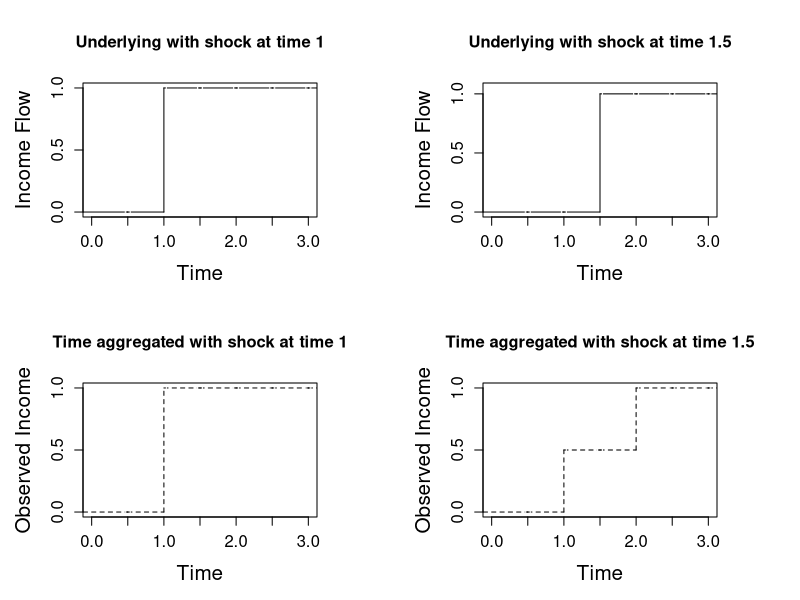
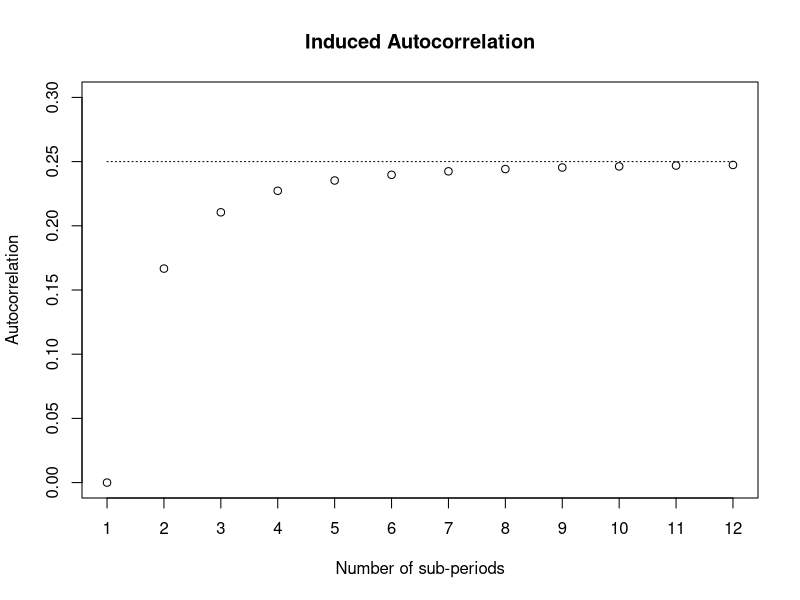
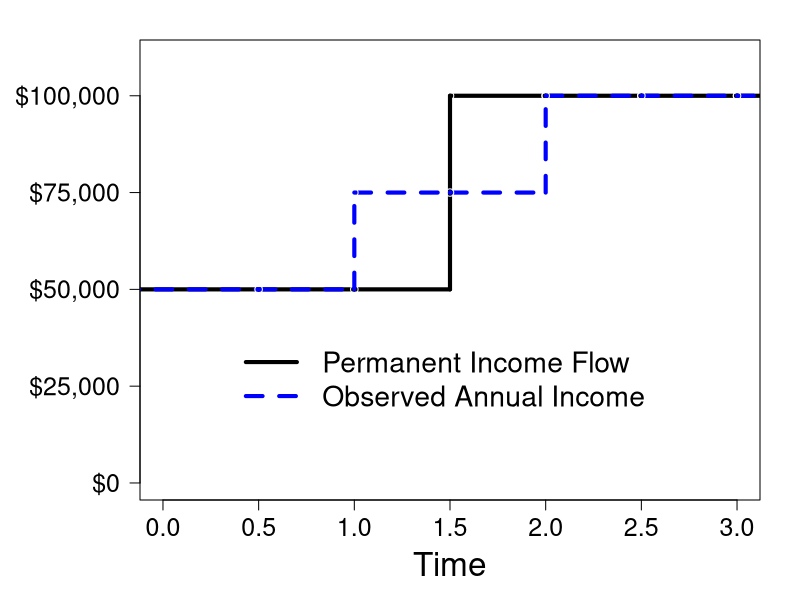

The R source for these figures, in order:
#########################################################################################
# Graphs to show how time aggregation can result in positive autocorrelation
# Figure 1 (last graph produced) is the one that appears in the paper
#########################################################################################

library(ggplot2)
library(gridExtra)

figures_dir = "../Figures/"


N_sub =2
N_period =3
N_subperiods =N_sub*N_period
time = (1:(N_subperiods))/N_sub
#shocks = rnorm(N_subperiods,0,1)
shocks = c(0,0,1,0,0,0)
underlying = cumsum(shocks)
time_agg = underlying*0.0
for (T in 1:N_period){
  t = (T-1)*N_sub+1
  time_agg[t:(t+N_sub-1)]=mean(underlying[t:(t+N_sub-1)])
}



time_agg_func=stepfun(time[1:(N_subperiods-1)], time_agg)
underlying_func=stepfun(time[1:(N_subperiods-1)], underlying)

#dev.new()
pdf(paste(figures_dir, "TimeAggExample.pdf",sep=""))
par(mar=c(5,5,5,5), mfcol=c(2,2),cex.axis=1.2,cex.lab=1.5)
plot(underlying_func, time, xlim= c(0,N_period),ylim=c(0,1),col="black",lty="solid", col.points=FALSE, verticals=TRUE,xlab="Time",ylab="Income Flow",main="Underlying with shock at time 1",yaxt = "n")
axis(side = 2, at = c(0.0,0.5,1.0))
plot(time_agg_func, time, xlim= c(0,N_period),ylim=c(0,1),col="black",lty="dashed", col.points=FALSE, verticals=TRUE,xlab="Time",ylab="Observed Income",main="Time aggregated with shock at time 1",yaxt = "n")
axis(side = 2, at = c(0.0,0.5,1.0))

shocks = c(0,0,0,1,0,0)
underlying = cumsum(shocks)
time_agg = underlying*0.0
for (T in 1:N_period){
  t = (T-1)*N_sub+1
  time_agg[t:(t+N_sub-1)]=mean(underlying[t:(t+N_sub-1)])
}

time_agg_func=stepfun(time[1:(N_subperiods-1)], time_agg)
underlying_func=stepfun(time[1:(N_subperiods-1)], underlying)


plot(underlying_func, time, xlim= c(0,N_period),ylim=c(0,1.05),col="black",lty="solid", col.points=FALSE, verticals=TRUE,xlab="Time",ylab="Income Flow",main="Underlying with shock at time 1.5",yaxt = "n")
axis(side = 2, at = c(0.0,0.5,1.0))
plot(time_agg_func, time, xlim= c(0,N_period),ylim=c(0,1),col="black",lty="dashed", col.points=FALSE, verticals=TRUE,xlab="Time",ylab="Observed Income",main="Time aggregated with shock at time 1.5",yaxt = "n")
axis(side = 2, at = c(0.0,0.5,1.0))
#dev.copy(pdf, paste(figures_dir, "TimeAggExample.pdf",sep=""))
dev.off()
# #########################################################################################
# # #plot the above for Danish slides
# dev.new()
# par(mar=c(5,5,5,5), mfcol=c(1,1),cex.axis=1.5,cex.lab=2)
# plot(underlying_func, time, xlim= c(0,N_period),ylim=c(0,1.05),col="black",lty="solid", col.points=FALSE, verticals=TRUE,xlab="Time",main="Time Aggregation",ylab="Income",yaxt = "n")
# axis(side = 2, at = c(0.0,0.5,1.0))
# legend(0,0.8,legend=c("Income Flow",""),lty=c("solid","dashed"),bty = "n")
# dev.copy(pdf, paste(figures_dir, "TimeAggExample1.pdf",sep=""))
# dev.off()
# dev.new()
# par(mar=c(5,5,5,5), mfcol=c(1,1),cex.axis=1.5,cex.lab=2)
# plot(underlying_func, time, xlim= c(0,N_period),ylim=c(0,1.05),col="black",lty="solid", col.points=FALSE, verticals=TRUE,xlab="Time",main="Time Aggregation",ylab="Income",yaxt = "n")
# axis(side = 2, at = c(0.0,0.5,1.0))
# lines(time_agg_func, time, xlim= c(0,N_period),ylim=c(0,1),col="black",lty="dashed", col.points=FALSE, verticals=TRUE)
# legend(0,0.8,legend=c("Income Flow","Observed Income"),lty=c("solid","dashed"),bty = "n")
# dev.copy(pdf, paste(figures_dir, "TimeAggExample2.pdf",sep=""))
# dev.off()

#########################################################################################
# Now plot the autocorrelation of N-subperiod example and show how quickly it converges to 1/4
max_subperiods = 12
Num_subperiods = 1:max_subperiods
autocorr = (Num_subperiods**2-1)/(2*(2*Num_subperiods**2 +1 ))

#dev.new()
pdf(paste(figures_dir, "InducedAutocorrelation.pdf",sep=""))
par(mfcol=c(1,1))
plot(Num_subperiods,autocorr,ylim = c(0,0.3),xlab="Number of sub-periods",ylab="Autocorrelation",main="Induced Autocorrelation",yaxt = "n",xaxt = "n")
axis(side = 2, at = c(0.0,0.05,0.1,0.15,0.2,0.25,0.3))
axis(side = 1, at = 1:max_subperiods)
constant = Num_subperiods*0+0.25
lines(Num_subperiods,constant,lty="dotted")
#dev.copy(pdf, paste(figures_dir, "InducedAutocorrelation.pdf",sep=""))
dev.off()

#########################################################################################
# Figure 1 in the paper
N_sub =2
N_period =3
N_subperiods =N_sub*N_period
time = (1:(N_subperiods))/N_sub
shocks = c(0,0,0,1,0,0)
underlying = 50000+50000*cumsum(shocks)
time_agg = underlying*0.0
for (T in 1:N_period){
  t = (T-1)*N_sub+1
  time_agg[t:(t+N_sub-1)]=mean(underlying[t:(t+N_sub-1)])
}

time_agg_func=stepfun(time[1:(N_subperiods-1)], time_agg)
underlying_func=stepfun(time[1:(N_subperiods-1)], underlying)


pdf(paste(figures_dir, "TimeAgg_simple.pdf",sep=""))
par(mar=c(5,7,2,2), mfcol=c(1,1),cex.axis=1.5,cex.lab=2)
plot(underlying_func, time, xlim= c(0,N_period),ylim=c(0,110000),col="black",lty="solid",lwd=4, col.points=FALSE, verticals=TRUE,xlab="Time",main="",ylab="",yaxt = "n",las=1)
axis(side = 2, at = c(0,25000,50000,75000,100000), las=1,label=c("$0","$25,000","$50,000","$75,000","$100,000"))
lines(time_agg_func, time, xlim= c(0,N_period),ylim=c(0,110000),col="blue",lty="dashed",lwd=4, verticals=TRUE ,col.points=FALSE)
legend(0.3,40000,legend=c("Permanent Income Flow","Observed Annual Income"),lty=c("solid","dashed"),lwd=c(4,4),col=c("black","blue"),bty = "n", cex=1.7)
dev.off()
